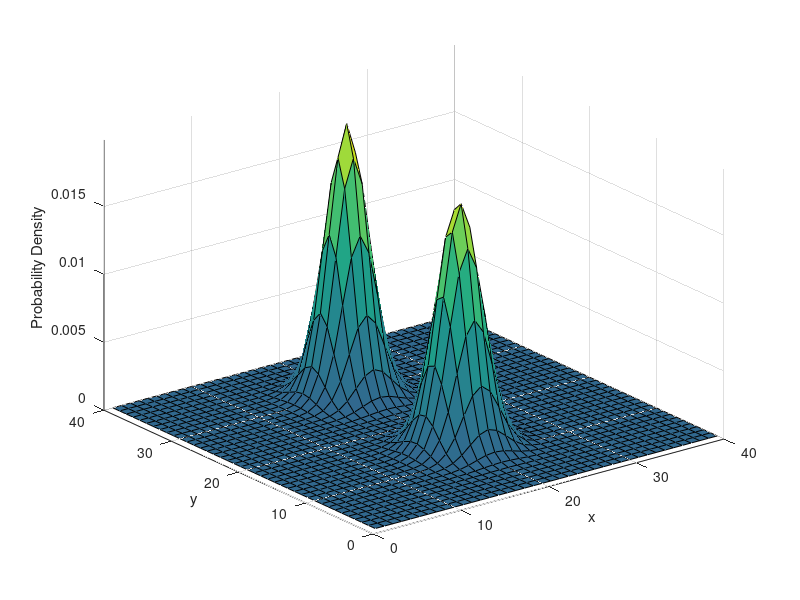

Here is the MATLAB script that generated this plot:

% Create the searching map with initial belief
%

function model=CreateModel2()
    
    % Create grid map
    MAP_SIZE = 40;
    x = 1:1:MAP_SIZE; y = 1:1:MAP_SIZE; % x & y from 0 to 20
    [X,Y] = meshgrid(x,y); % replicate x & y to create a rectangular grid (X,Y) 

    % Generate Probability map
    mu1 = [MAP_SIZE/2 MAP_SIZE/3];  % Mean of first distribution (Potential target position)
    Sigma1 = MAP_SIZE*[0.11 0;0 0.11]; % Covarian of the distribution
    F1 = mvnpdf([X(:) Y(:)],mu1,Sigma1);
    F1 = reshape(F1,length(y),length(x));  % Convert F to matrix
    F1 = F1/sum(F1(:)); % Scale to total 1
    
    mu2 = [MAP_SIZE/2 3*MAP_SIZE/4];
    Sigma2 = MAP_SIZE*[0.1 0;0 0.1];
    F2 = mvnpdf([X(:) Y(:)],mu2,Sigma2);
    F2 = reshape(F2,length(y),length(x));  % Convert F to matrix
    F2 = F2/sum(F2(:));

    Pmap = 0.5*(F1 + F2); % Standardise the map with two target info sources

    % pcolor(X,Y,Pmap);
    
    %Plot probabilistic map
    figure();
    surf(x,y,Pmap);
    caxis([min(Pmap(:))-.5*range(Pmap(:)),max(Pmap(:))]); % Set colour range
    axis([0 MAP_SIZE 0 MAP_SIZE 0 max(Pmap(:))]);
    xlabel('x'); ylabel('y'); zlabel('Probability Density');
    
   
    
    % Map limits
    xmin= -floor(MAP_SIZE/2);
    xmax= floor(MAP_SIZE/2);
    
    ymin= -floor(MAP_SIZE/2);
    ymax= floor(MAP_SIZE/2);
    
    % Initial searching position
    xs=0;
    ys=0;
    
    % Number of path nodes (not including the start position (start node))
    n=20;
    
    % Motion range
    MRANGE = 4;
    
    % Incorporate map and searching parameters to a model
    model.xs=xs;
    model.ys=ys;
    model.Pmap=Pmap;
    model.n=n;
    model.xmin=xmin;
    model.xmax=xmax;
    model.ymin=ymin;
    model.ymax=ymax;
    model.MRANGE = MRANGE;
    model.MAPSIZE = MAP_SIZE;
    model.X = X;
    model.Y = Y;
    model.targetMoves = 10; % Must be divisible by the path Length (e.g, mod(N,move)=0)
    model.targetDir = 'SW';
end
